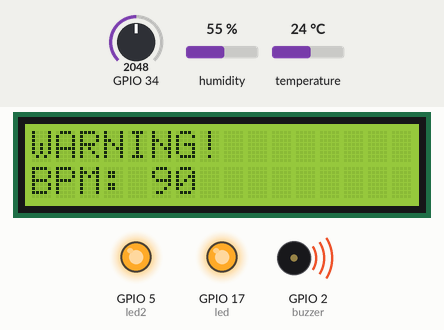
This sketch was run on a simulated ESP32. Parts: 16×2 character LCD, output pins drawn as LEDs (lit = HIGH), buzzer (waves = sounding). The inputs (shaded band) are chosen by the test bench; at power-on: GPIO 34 = 2048, humidity 55 %, temperature 24 °C. WiFi joins after 1.5 s; servers stay silent unless stated; no MQTT or app messages arrive unless stated; what the sketch prints to the serial monitor is not drawn.

Above: at 6.2 s.
At 11.7 s:
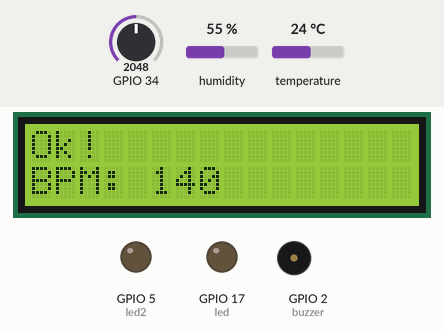
11.8 s: GPIO 34 set to 723
16.6 s: GPIO 34 set to 624
At 19.2 s:
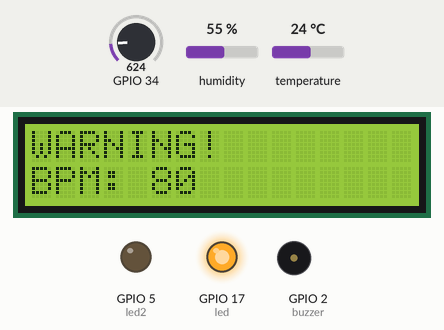
Timing chart, 0 to 28.1 s (numbered marks = the images above; inputs shaded):
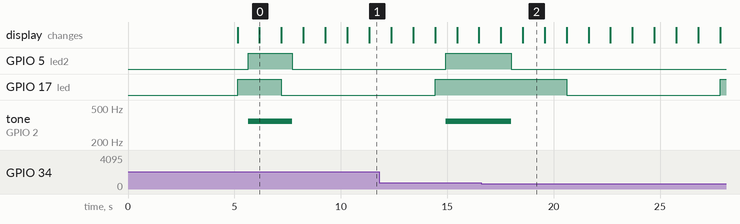

Measured:
- the behaviour switches between 671 and 670 on GPIO 34 (found by bisection; images 1 and 2)
- after the input at 16.6 s, GPIO 5 (led2): HIGH → LOW after 1.4 s instead of 4.5 s; tone on GPIO 2 (buzzer): 349 Hz → silent after 1.4 s instead of 4.5 s
- what the display in image 0 shows lasts 1.0 s, from 6.2 s to 7.2 s

The sketch:

sketch.ino
```cpp
//Adicionando bibliotecas
#include <WiFi.h>
#include <PubSubClient.h>
#include <DHT.h>
#include <LiquidCrystal_I2C.h>

//Definindo variaveis para: DHT22 e Buzzer
#define led 17
#define led2 5
#define buzzer 2
#define dhtpin  4
#define dhttype DHT22
int bpm = 70;

//Definindo variaveis para o Display Led
#define i2c_adr 0x27
#define lcd_colunas 16
#define lcd_linhas 2

// Essas constantes devem corresponder aos atributos "gama" e "rl10" do fotoresistor
const float GAMMA = 0.7;
const float RL10 = 50;

//Variaveis para o MQTT Broker
char* mqttServer = "broker.hivemq.com";
int mqttPort = 1883;
char* clientId = "usuarioTeste";

//Variaveis dos topicos MQTT
char* topicTemp = "GS-IOT/projeto/temp";
char* topicUmid = "GS-IOT/projeto/umid";
char* topicBpm = "GS-IOT/projeto/bpm";
char* topicLux = "GS-IOT/projeto/lux";

//Variaveis para ligar o Wi-fi do Wokwi
const char* ssid = "Wokwi-GUEST";
const char* password = "";

//Definindo variaveis do tipo das bibliotecas
WiFiClient espClient;
PubSubClient client(espClient);
DHT dht(dhtpin, dhttype);
LiquidCrystal_I2C lcd(i2c_adr, lcd_colunas, lcd_linhas);

void setup() {
  Serial.begin(115200);

  //Inicializando hardware
  pinMode(buzzer, OUTPUT);
  pinMode(led, OUTPUT);
  pinMode(led2, OUTPUT);
  dht.begin();
  lcd.init();
  lcd.backlight();

  //Conectando ao Wi-fi
  WiFi.begin(ssid, password, 6);

  while (WiFi.status() != WL_CONNECTED) {
    delay(5000);
    Serial.println("Conectando ao WiFi...");
  }
  Serial.println("Conectado ao WiFi");

  //Conectando aos topicos do MQTT Broker
  client.setServer(mqttServer, mqttPort);

  if (client.connect(clientId)) {
    Serial.println("Conectado ao Broker MQTT");
    client.subscribe(topicTemp);
    client.subscribe(topicUmid);
    client.subscribe(topicBpm);
    client.subscribe(topicLux);
  } else {
    Serial.println("Falha na conexão ao Broker MQTT");
  }
}

void loop() {

  float umidade = dht.readHumidity();
  float temp = dht.readTemperature();

  // Converte o valor analógico em valor lux:
  int analogValue = analogRead(34);
  float voltage = analogValue / 1024. * 5;
  float resistance = 2000 * voltage / (1 - voltage / 5);
  float lux = pow(RL10 * 1e3 * pow(10, GAMMA) / resistance, (1 / GAMMA));

  if (bpm == 200) {
    bpm = 70;
  }

  bpm += 10;

  notifLed(bpm);
  notifLux(bpm, lux);

  char tempStr[10];
  char umidadeStr[10];
  char bpmStr[10];
  char luxStr[10];

  dtostrf(temp, 1, 2, tempStr);
  dtostrf(umidade, 1, 2, umidadeStr);
  dtostrf(bpm, 1, 2, bpmStr);
  dtostrf(lux, 1, 2, luxStr);

  client.publish(topicTemp, tempStr);
  client.publish(topicUmid, umidadeStr);
  client.publish(topicBpm, bpmStr);
  client.publish(topicLux, luxStr);

  client.loop();
}

void myTone( int pin)
{
  ledcAttachPin(pin, 0);
  ledcWriteNote(0, NOTE_F, 4);
}

void myNoTone( int pin)
{
  ledcDetachPin(pin);
}

void notifLux(int bpmP, int luxP) {
  if((bpmP < 100) && (luxP < 40))
  {
    myTone(buzzer);
    digitalWrite(led2, HIGH);
    delay(500);
  }
  else if (bpmP > 160 && luxP < 40)
  {
    myTone(buzzer);
    digitalWrite(led2, HIGH);
    delay(500);
  }
  else
  {
    myNoTone(buzzer);
    digitalWrite(led2, LOW);
    delay(500);
  }
}

void notifLed(int bpm2) {
  String teste;
  lcd.setCursor(0, 1);
  lcd.print("BPM: ");
  if(bpm2 < 100)
  {
    teste = "WARNING!";
    lcd.print(bpm2);
    lcd.print("          ");
    lcd.setCursor(0, 0);
    lcd.print(teste);
    digitalWrite(led, HIGH);
    delay(500);
  }
  else if (bpm2 > 160)
  {
    teste = "WARNING!";
    lcd.print(bpm2);
    lcd.print("          ");
    lcd.setCursor(0, 0);
    lcd.print(teste);
    digitalWrite(led, HIGH);
    delay(500);
  }
  else
  {
    teste = "Ok!";
    lcd.print(bpm2);
    lcd.print("          ");
    lcd.setCursor(0, 0);
    lcd.print(teste);
    lcd.setCursor(3, 0);
    for (int i = 3; i <=8; i++) {
      lcd.print(" ");
    }
    digitalWrite(led, LOW);
    delay(500);
  }
}
```
